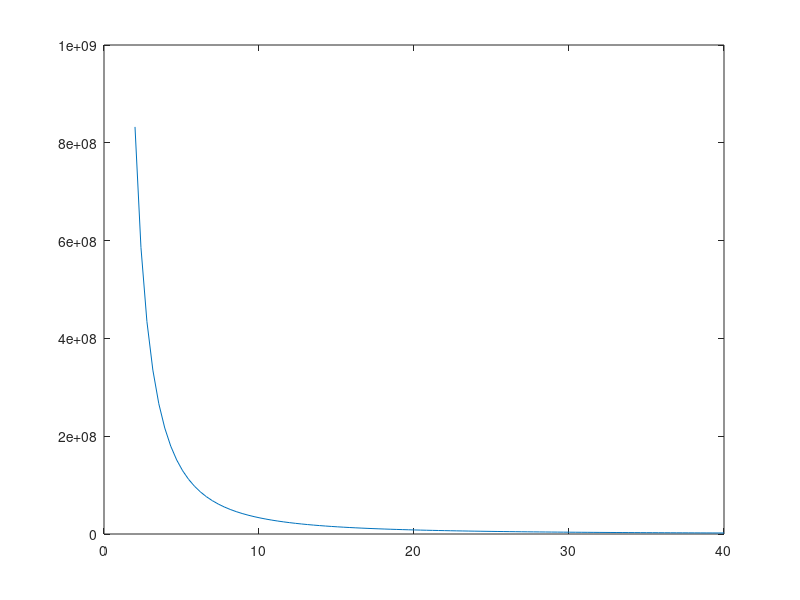

MATLAB code for this plot: (Note: this script raises an error after producing the figure.)

clear; clc; close all;

Sy = 2.76e+8; % N/m^2, Aluminum 6061-T6
T_m = 2.22; % Nm, from the gearbox output
FOS = 2;
S_allow = Sy/FOS;

% geometry - starting guesses
l = 20/1000; % m
t = 4/1000; % m
h = 6/1000; % m 

h_array = linspace(2/1000, 40/1000, 100);

S_bending_h= 6*T_m./(t .* (h_array).^2);

figure(1)
plot(h_array*1000, S_bending_h);
hold on;
yline(S_allow);
legend("Bending stress", "Yield strength, FOS = 2");
xlabel("Height (mm)");
ylabel("Bending stress (Pa)");

h_optimal = 5/1000; % m, picked from the plot

t_array = linspace(3/1000, 13/1000, 100);

S_bending_t= 6*T_m./(t_array .* (h_optimal).^2);

figure(2)
plot(t_array*1000, S_bending_t);
hold on;
yline(S_allow);
legend("Bending stress", "Yield strength, FOS = 2");
xlabel("Thickness (mm)");
ylabel("Bending stress (MPa)");
